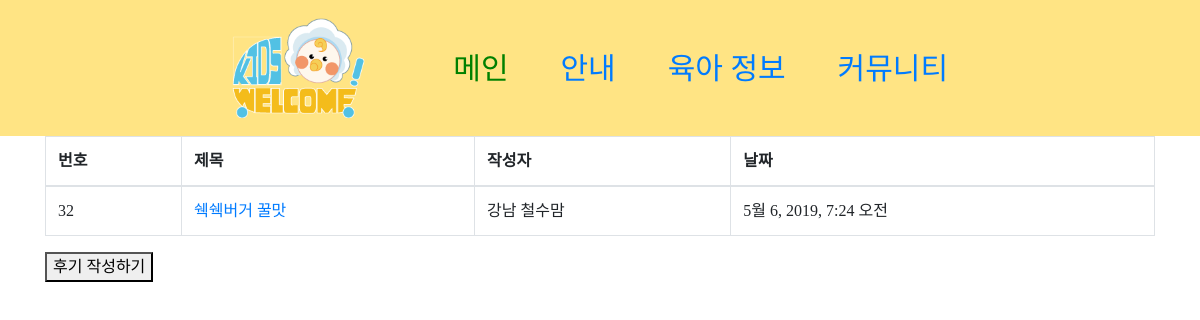
Before: /zone/101/comment/ with the older database file.
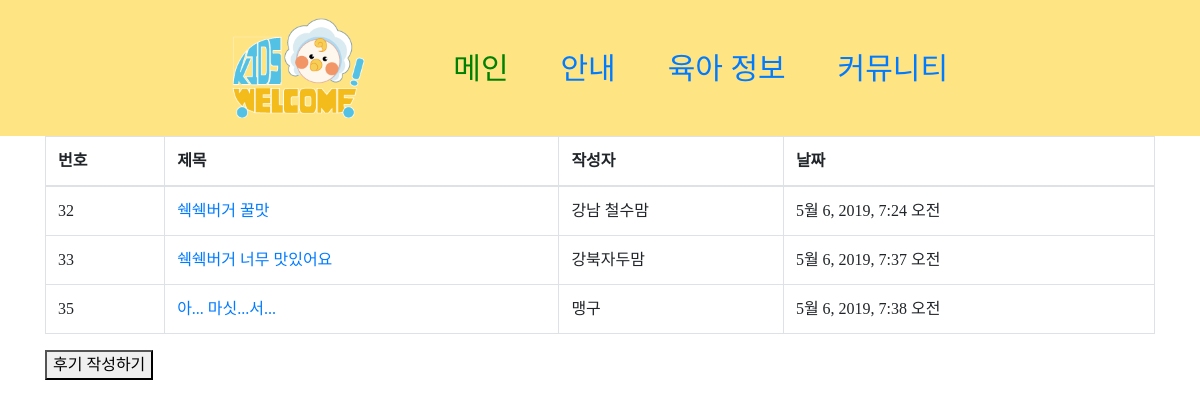
After: the same page with the newer database file.
### zone/models.py (models this page shows)
class Review(models.Model):
        title = models.CharField(max_length=30)
        writer = models.CharField(max_length=100)
        your_review = models.TextField()
        image = models.FileField()
        password = models.CharField(max_length=50)
        kidszoneID = models.IntegerField(blank=True, default=0)
        created_at=models.DateTimeField(auto_now_add=True)
        updated_at=models.DateTimeField(auto_now=True)

### zone/views.py (the view)
# urls.py: path('<int:id>/comment/', views.comment, name="comment"),
def comment(request,id):
    reviews = Review.objects.filter(kidszoneID = id)
    kidszoneid = id
    return render(request,'zone/comment.html',{ 'reviews': reviews, 'kidszoneid': kidszoneid })

### zone/templates/zone/comment.html
{% extends 'base.html' %}
{% block content %}
<div class="container">
    <table class="table table-bordered table-hover">
        <thead class="th">
            <tr>
                <th>번호</th>
                <th>제목</th>
                <th>작성자</th>
                <th>날짜</th>
            </tr>
        </thead>
        <tbody>
            {% for adj in reviews %}
            <tr>
                <td>{{ adj.pk }}</td>
                <td>
                <a href="{% url 'co_show' id=adj.id %}">{{ adj.title }}</a>
                </td>
                <td>{{ adj.writer }}</td>
                <td>{{ adj.created_at }}</td>
            </tr>
            {% endfor %}
        </tbody>
    </table>
    <form action="{% url 'co_create' kidszoneid %}" method="GET">
        <button type="submit">후기 작성하기</button>
    </form>
</div>
{% endblock %}

### templates/base.html (shortened to what this page needs)
{% load static %}
<!doctype html>
<html lang="ko">
  <head>
    <link rel="stylesheet" href="https://stackpath.bootstrapcdn.com/bootstrap/4.3.1/css/bootstrap.min.css">
    <link rel="stylesheet" href="{% static 'css/menu.css' %}">
  </head>
  <body>
    <header>
    <nav class="nav">
      <div class="mr-3">
      <a class="nav-link active fff" href="{% url 'main' %}">
      <img id="logo"
      src="/static/image/logo.png" height="100" >
      </a>
      </div>
      <a class="nav-link active fff" href="{% url 'main' %}">메인</a>
      <a class="nav-link" href="{% url 'mapp' %}">안내</a>
      <a class="nav-link" href="{% url 'babyinfo' %}">육아 정보</a>
      <a class="nav-link" href="{% url 'commu' %}">커뮤니티</a>
    </nav>
    </header>
    {% block content %}
    {% endblock %}
  </body>
</html>

### static/css/menu.css (style rules this page uses)
body nav a { font-family: 'yg-jalnan'; }
#logo { margin-right: 20px; }
.fff { color : green; font-family: 'yg-jalnan'; }
.nav-link { list-style-type: none; margin-right: 20px; font-size: 30px; margin-left: 10; }
.nav { display: flex; justify-content: center; align-items: center; padding-bottom: 10px; padding-top: 10px; }
.container { font-family: 'yg-jalnan'; }
header { background-color: #FFE484; position: sticky; top: 0; z-index: 10; }

### templates/base.html (style rules this page uses)
.nav { position: relative; }

Changed rows visible on the page:
added Review: pk "33", title "쉑쉑버거 너무 맛있어요", writer "강북자두맘", created_at "5월 6, 2019, 7:37 오전"
added Review: pk "35", title "아... 마싯...서...", writer "맹구", created_at "5월 6, 2019, 7:38 오전"
